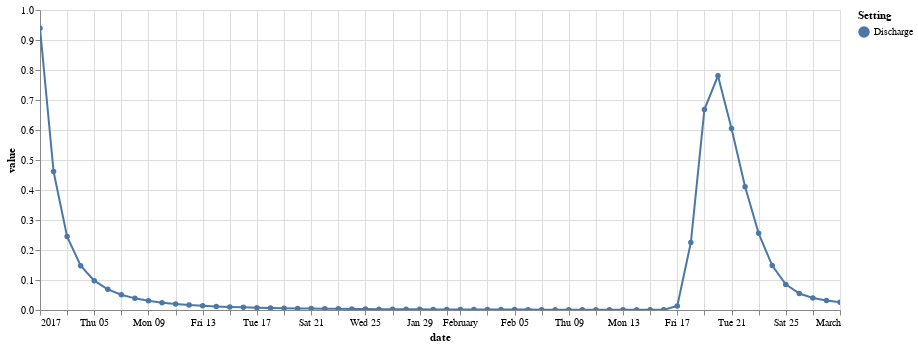

Notebook cell for this chart:
### Markdown cell above
## Outputs

Please run the code cell below to visualize the outputs. The notebook can also be used to visualize data of previous LISFLOOD runs. When running the [Outputs](#Outputs) code cell, the notebook checks whether the [Processing](#Processing) code cell has been executed before. If yes, it opens the output files coming from this LISFLOOD run. If not, it opens another file chooser where you can choose the output folder that you would like to visualize.

### Code cell
# Click to EXPAND

# returns element in NetCDF array
def subfinder(mylist, parameter):
    for i in range(len(mylist)):
        if mylist[i][0] == parameter:
            match = mylist[i][1]
    return match


# updates date of spatial plot from time slider
def update_time(date):
    mm.set_array(subfinder(datasets, parameter_dropdown.value)[parameter_dropdown.value][:][date].ravel())
    title = '{}: {}'.format(parameter_dropdown.value, datevar[0][date].strftime('%d %b %Y'))
    plt.title(title, size='xx-large')
    plt.draw()


#  updates parameter of spatial plot from dropdown menu
def update_parameter(parameter):
    mm.set_array(subfinder(datasets, parameter)[parameter][:][date_slider.value].ravel())
    mm.autoscale()
    cbar.update_normal(mm)
    title = '{}: {}'.format(parameter, datevar[0][date_slider.value].strftime('%d %b %Y'))
    plt.title(title, size='xx-large')
    plt.draw()


# adds CSV data to time series data frame
def addData(df, path, setting):
    df_temp = pd.read_csv(path, delim_whitespace=True, header=None)
    df_temp = df_temp.drop([0, 1, 2, 3], axis=0)
    df_temp = df_temp.drop([2, 3, 4, 5, 6, 7, 8, 9], axis=1)
    df_temp.columns = ['date', 'value']
    df_temp.insert(0, 'setting', [setting] * len(df_temp.index), True)

    return pd.concat([df, df_temp], axis=0, ignore_index=True)


# plots spatial and time series output data
def plot(chooser, output_dir):
    # sets path to output directory depending on function parameters
    if output_dir:
        path = chooser.selected_path
    else:
        path = os.path.join(chooser.selected_path, 'out')

    # checks whether output data is present
    if len(glob.glob('{}/*.nc'.format(path))) == 0 and len(glob.glob('{}/*.tss'.format(path))) == 0:
        print('No output files in {}.'.format(path))

    global datevar
    
    # checks for 'dis_run.tss' file
    if os.path.isfile('{}/dis_run.tss'.format(path)):
        # creates data frame and reads 'dis_run.tss'
        df = pd.DataFrame()
        df = addData(df, '{}/dis_run.tss'.format(path), 'Discharge')
        # if output was generated using the processing section of this notebook,
        # the calendar start day can be read from the XML file
        if 'CalendarDayStart' in globals():
            dates = []
            DtSec = datetime.timedelta(seconds=int(DtSec_xml[1].attrib['value']))
            for factor in df['date']:
                dates.append(CalendarDayStart + (int(factor) - 1) * DtSec)
            df['date'] = dates
        elif 'datevar' in globals():
            df['date'] = datevar[0].tolist()
        # if not, x-axis can not be reformated
        else:
            print('No reference data on CalendarDayStart to format x-axis of time series plot.')
        # plots data
        selection = alt.selection_multi(fields=['setting'], bind='legend')
        chart = alt.Chart(df
                ).mark_line(point=True
                ).encode(x='date:T',
                         y='value:Q',
                         color=alt.Color('setting', legend=alt.Legend(title="Setting")),
                         opacity=alt.condition(selection, alt.value(1), alt.value(0.2))
                ).add_selection(selection
                ).interactive(bind_y=False
                ).properties(width=800, height=300)
        # display outputs
        display(ipywidgets.HTML(value = f"<center><b><font size=5>{'Discharge Time Series'}</b></center>"))
        display(chart)

    # check for spatial output files in output folder
    if len(glob.glob('{}/*.nc'.format(path))) != 0:

        global datasets
        global date_slider
        global parameter_dropdown
        global mm
        global cbar

        # list of paths to  all spatial output files except avgdis and lzavin
        paths_datasets = list(filter(lambda number: (not number.endswith('avgdis.nc') and not number.endswith('lzavin.nc')),
                                     glob.glob('{}/*.nc'.format(path))))
        
        if 'datasets' in locals():
            datasets.clear()
        else:
            datasets = []

        i = 0
        # open netCDF datasets
        for dataset in paths_datasets:
            datasets.append([dataset.split('/')[-1].split('.')[0], netCDF4.Dataset(paths_datasets[i])])
            i = i + 1

        # get dates from NetCDF file
        try:
            # get calendar
            t_cal = datasets[0][1].variables['time'].calendar
        except AttributeError:
            t_cal = u"gregorian"
        datevar = []
        with warnings.catch_warnings():
            warnings.filterwarnings("ignore")
            datevar.append(netCDF4.num2date(datasets[0][1].variables['time'][:],  # get values
                                        units=datasets[0][1].variables['time'].units,  # get unit
                                        calendar=t_cal))

        # create drowdown menu with all available outputs
        parameter_dropdown = ipywidgets.Dropdown(options=[item[0] for item in datasets], description='Parameter:')
        # create date slider for given time period
        date_slider = ipywidgets.IntSlider(min=0, max=len(datasets[0][1].dimensions['time']) - 1, step=1, value=0,
                                           description='Date:')
        # create simulation controls
        play = ipywidgets.Play(
            min=0,
            max=len(datasets[0][1].dimensions['time']) - 1,
            step=1,
            description="Press play",
            disabled=False
        )

        # get chosen parameter
        parameter = parameter_dropdown.value
        # create figure
        out_spatial = ipywidgets.Output()
        with out_spatial:
            # create figure with open street map
            request = cimgt.OSM()
            fig, ax = plt.subplots(figsize=(8,4), subplot_kw=dict(projection=request.crs))
            ax.add_image(request, 8)
            cmap = plt.cm.cool
            vmin = np.min(subfinder(datasets, parameter)[parameter][:])
            vmax = np.max(subfinder(datasets, parameter)[parameter][:])
            #vmax = np.percentile(subfinder(datasets, parameter)[parameter][:], 97.5)
            mm = ax.pcolormesh(subfinder(datasets, parameter)['lon'][:],
                               subfinder(datasets, parameter)['lat'][:],
                               subfinder(datasets, parameter)[parameter][:][0],
                               vmin=vmin,
                               vmax=vmax,
                               transform=ccrs.PlateCarree(),
                               cmap=cmap,
                               alpha=0.5)
            cbar = plt.colorbar(mm, shrink=0.7)
            cbar.ax.tick_params(labelsize=17)
            update_time(0)
            
        # update plot when user changes parameter in dropdown menu
        ipywidgets.interactive(update_parameter, parameter=parameter_dropdown)
        # update plot when user changes date slider
        ipywidgets.interactive(update_time, date=date_slider)
        # update plot when user starts simulation
        ipywidgets.jslink((play, 'value'), (date_slider, 'value'))

        # display outputs
        display(ipywidgets.HTML(value = f"<center><b><font size=5>{'Spatial Outputs'}</b></center>"))
        display(out_spatial)
        display(ipywidgets.HBox([play, date_slider, parameter_dropdown]))
        print('\n\n\n\n\n\n\n\n')
        

####################################################
####################### CODE #######################
####################################################

# check if filechooser exist from processing
if 'fc' in locals():
    plot(fc[1], output_dir=False)
# if not show file chooser
else:
    # create file chooser for output folder
    chooser = FileChooser(os.getcwd())
    # sets title of file chooser
    chooser.title = '<b>Please select output folder:</b>'
    # only show folders
    chooser.show_only_dirs = True
    # show directory icons
    chooser.use_dir_icons = True
    # callback function
    chooser.register_callback(functools.partial(plot, output_dir=True))
    # display file chooser
    display(chooser)

### Figure 1 — Vega-Lite specification as saved in the notebook (floating-point values rounded to 4 significant figures)
{"config": {"view": {"continuousWidth": 400, "continuousHeight": 300}}, "data": {"name": "data-bff6abbb2023e0478948eef071c2bd01"}, "mark": {"type": "line", "point": true}, "encoding": {"color": {"field": "setting", "legend": {"title": "Setting"}, "type": "nominal"}, "opacity": {"condition": {"value": 1, "selection": "selector001"}, "value": 0.2}, "x": {"field": "date", "type": "temporal"}, "y": {"field": "value", "type": "quantitative"}}, "height": 300, "selection": {"selector001": {"type": "multi", "fields": ["setting"], "bind": "legend"}, "selector002": {"type": "interval", "bind": "scales", "encodings": ["x"]}}, "width": 800, "$schema": "https://vega.github.io/schema/vega-lite/v4.17.0.json", "datasets": {"data-bff6abbb2023e0478948eef071c2bd01": [{"setting": "Discharge", "date": "2017-01-01T00:00:00", "value": "0.939449"}, {"setting": "Discharge", "date": "2017-01-02T00:00:00", "value": "0.461477"}, {"setting": "Discharge", "date": "2017-01-03T00:00:00", "value": "0.244718"}, {"setting": "Discharge", "date": "2017-01-04T00:00:00", "value": "0.147739"}, {"setting": "Discharge", "date": "2017-01-05T00:00:00", "value": "0.0977607"}, {"setting": "Discharge", "date": "2017-01-06T00:00:00", "value": "0.0689166"}, {"setting": "Discharge", "date": "2017-01-07T00:00:00", "value": "0.0508525"}, {"setting": "Discharge", "date": "2017-01-08T00:00:00", "value": "0.0388414"}, {"setting": "Discharge", "date": "2017-01-09T00:00:00", "value": "0.0304827"}, {"setting": "Discharge", "date": "2017-01-10T00:00:00", "value": "0.0244537"}, {"setting": "Discharge", "date": "2017-01-11T00:00:00", "value": "0.0199768"}, {"setting": "Discharge", "date": "2017-01-12T00:00:00", "value": "0.0165715"}, {"setting": "Discharge", "date": "2017-01-13T00:00:00", "value": "0.0139281"}, {"setting": "Discharge", "date": "2017-01-14T00:00:00", "value": "0.0118402"}, {"setting": "Discharge", "date": "2017-01-15T00:00:00", "value": "0.0101659"}, {"setting": "Discharge", "date": "2017-01-16T00:00:00", "value": "0.00880527"}, {"setting": "Discharge", "date": "2017-01-17T00:00:00", "value": "0.00768662"}, {"setting": "Discharge", "date": "2017-01-18T00:00:00", "value": "0.00675724"}, {"setting": "Discharge", "date": "2017-01-19T00:00:00", "value": "0.00597783"}, {"setting": "Discharge", "date": "2017-01-20T00:00:00", "value": "0.00531864"}, {"setting": "Discharge", "date": "2017-01-21T00:00:00", "value": "0.00475684"}, {"setting": "Discharge", "date": "2017-01-22T00:00:00", "value": "0.00427467"}, {"setting": "Discharge", "date": "2017-01-23T00:00:00", "value": "0.0038582"}, {"setting": "Discharge", "date": "2017-01-24T00:00:00", "value": "0.00349634"}, {"setting": "Discharge", "date": "2017-01-25T00:00:00", "value": "0.00318023"}, {"setting": "Discharge", "date": "2017-01-26T00:00:00", "value": "0.00290269"}, {"setting": "Discharge", "date": "2017-01-27T00:00:00", "value": "0.00265787"}, {"setting": "Discharge", "date": "2017-01-28T00:00:00", "value": "0.00244099"}, {"setting": "Discharge", "date": "2017-01-29T00:00:00", "value": "0.00224807"}, {"setting": "Discharge", "date": "2017-01-30T00:00:00", "value": "0.00207582"}, {"setting": "Discharge", "date": "2017-01-31T00:00:00", "value": "0.00192147"}, {"setting": "Discharge", "date": "2017-02-01T00:00:00", "value": "0.00178271"}, {"setting": "Discharge", "date": "2017-02-02T00:00:00", "value": "0.00165756"}, {"setting": "Discharge", "date": "2017-02-03T00:00:00", "value": "0.00154437"}, {"setting": "Discharge", "date": "2017-02-04T00:00:00", "value": "0.00144169"}, {"setting": "Discharge", "date": "2017-02-05T00:00:00", "value": "0.00134832"}, {"setting": "Discharge", "date": "2017-02-06T00:00:00", "value": "0.00126318"}, {"setting": "Discharge", "date": "2017-02-07T00:00:00", "value": "0.00118538"}, {"setting": "Discharge", "date": "2017-02-08T00:00:00", "value": "0.00111412"}, {"setting": "Discharge", "date": "2017-02-09T00:00:00", "value": "0.0010487"}, {"setting": "Discharge", "date": "2017-02-10T00:00:00", "value": "0.000988538"}, {"setting": "Discharge", "date": "2017-02-11T00:00:00", "value": "0.000933091"}, {"setting": "Discharge", "date": "2017-02-12T00:00:00", "value": "0.000881897"}, {"setting": "Discharge", "date": "2017-02-13T00:00:00", "value": "0.000834547"}, {"setting": "Discharge", "date": "2017-02-14T00:00:00", "value": "0.000790677"}, {"setting": "Discharge", "date": "2017-02-15T00:00:00", "value": "0.000749966"}, {"setting": "Discharge", "date": "2017-02-16T00:00:00", "value": "0.000712127"}, {"setting": "Discharge", "date": "2017-02-17T00:00:00", "value": "0.013592"}, {"setting": "Discharge", "date": "2017-02-18T00:00:00", "value": "0.22493"}, {"setting": "Discharge", "date": "2017-02-19T00:00:00", "value": "0.668243"}, {"setting": "Discharge", "date": "2017-02-20T00:00:00", "value": "0.780724"}, {"setting": "Discharge", "date": "2017-02-21T00:00:00", "value": "0.6049"}, {"setting": "Discharge", "date": "2017-02-22T00:00:00", "value": "0.41106"}, {"setting": "Discharge", "date": "2017-02-23T00:00:00", "value": "0.255595"}, {"setting": "Discharge", "date": "2017-02-24T00:00:00", "value": "0.14819"}, {"setting": "Discharge", "date": "2017-02-25T00:00:00", "value": "0.0854073"}, {"setting": "Discharge", "date": "2017-02-26T00:00:00", "value": "0.0550385"}, {"setting": "Discharge", "date": "2017-02-27T00:00:00", "value": "0.0401792"}, {"setting": "Discharge", "date": "2017-02-28T00:00:00", "value": "0.0314902"}, {"setting": "Discharge", "date": "2017-03-01T00:00:00", "value": "0.0257256"}]}}
